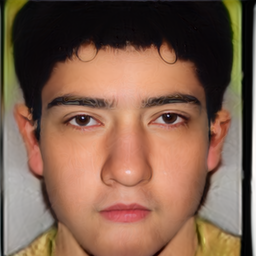
#> input picture data/images/SYN_22Q_001.png, 256 x 256 px; its folder holds only this picture in this run
$ python generate_augmented_data.py
#> lines starting #> are read from the running program, lines starting #| are printed output that depends on the picture
"""
Generate Augmented Images to Increase Dataset Size.
Creates multiple augmented versions of each original image and saves them to disk.
This effectively increases your dataset from 50 to 500+ images.
"""

import random
from pathlib import Path
from PIL import Image, ImageEnhance, ImageFilter
import numpy as np
from tqdm import tqdm


def augment_image(image: Image.Image, aug_type: int) -> Image.Image:
    """
    Apply a specific augmentation to an image.

    Args:
        image: PIL Image
        aug_type: Augmentation type (0-9)

    Returns:
        Augmented PIL Image
    """
    width, height = image.size

    if aug_type == 0:
        # Horizontal flip
        return image.transpose(Image.FLIP_LEFT_RIGHT)

    elif aug_type == 1:
        # Slight rotation left
        return image.rotate(random.uniform(-15, -5), resample=Image.BILINEAR, fillcolor=(128, 128, 128))

    elif aug_type == 2:
        # Slight rotation right
        return image.rotate(random.uniform(5, 15), resample=Image.BILINEAR, fillcolor=(128, 128, 128))

    elif aug_type == 3:
        # Brightness increase
        enhancer = ImageEnhance.Brightness(image)
        return enhancer.enhance(random.uniform(1.1, 1.3))

    elif aug_type == 4:
        # Brightness decrease
        enhancer = ImageEnhance.Brightness(image)
        return enhancer.enhance(random.uniform(0.7, 0.9))

    elif aug_type == 5:
        # Contrast increase
        enhancer = ImageEnhance.Contrast(image)
        return enhancer.enhance(random.uniform(1.1, 1.4))

    elif aug_type == 6:
        # Saturation change
        enhancer = ImageEnhance.Color(image)
        return enhancer.enhance(random.uniform(0.8, 1.2))

    elif aug_type == 7:
        # Slight zoom (center crop + resize)
        crop_percent = random.uniform(0.85, 0.95)
        new_w = int(width * crop_percent)
        new_h = int(height * crop_percent)
        left = (width - new_w) // 2
        top = (height - new_h) // 2
        cropped = image.crop((left, top, left + new_w, top + new_h))
        return cropped.resize((width, height), Image.BILINEAR)

    elif aug_type == 8:
        # Slight blur
        return image.filter(ImageFilter.GaussianBlur(radius=random.uniform(0.5, 1.5)))

    elif aug_type == 9:
        # Flip + rotation
        flipped = image.transpose(Image.FLIP_LEFT_RIGHT)
        return flipped.rotate(random.uniform(-10, 10), resample=Image.BILINEAR, fillcolor=(128, 128, 128))

    return image


def generate_augmented_dataset(
    source_dir: Path,
    output_dir: Path,
    num_augmentations: int = 10
):
    """
    Generate augmented images from source directory.

    Supports two formats:
    1. Flat structure: data/images/SYN_CODE_001.png (extracts syndrome from filename)
    2. Folder structure: data/images/SYN_CODE/001.png (uses folder name)

    Args:
        source_dir: Directory with images (flat or with syndrome subfolders)
        output_dir: Output directory for augmented images
        num_augmentations: Number of augmented versions per original image
    """
#> called with num_augmentations = 10
    source_dir = Path(source_dir)
    output_dir = Path(output_dir)

    print(f"Source: {source_dir}")
    print(f"Source exists: {source_dir.exists()}")
    print(f"Source is absolute: {source_dir.is_absolute()}")
    print(f"Output: {output_dir}")
    print(f"Augmentations per image: {num_augmentations}")
    print()

    # Check if source directory exists
    if not source_dir.exists():
        print(f"❌ ERROR: Source directory does not exist: {source_dir}")
        print(f"   Absolute path: {source_dir.absolute()}")
        print(f"   Current working directory: {Path.cwd()}")
        print()
        print("   Please ensure the data/images folder exists with images.")
        return

    # List contents
    contents = list(source_dir.iterdir())
    print(f"Source directory contents ({len(contents)} items):")
    for item in contents[:10]:
        print(f"   {item.name}")
    if len(contents) > 10:
        print(f"   ... and {len(contents) - 10} more")
    print()

    total_original = 0
    total_generated = 0

    # Check if source has subfolders or flat files
    has_subfolders = any(p.is_dir() for p in contents)

    if has_subfolders:
        # Process each syndrome folder
        for syndrome_folder in source_dir.iterdir():
            if not syndrome_folder.is_dir():
                continue

            # Create output folder for this syndrome
            output_syndrome_dir = output_dir / syndrome_folder.name
            output_syndrome_dir.mkdir(parents=True, exist_ok=True)

            # Get all images in this folder
            images = list(syndrome_folder.glob("*.png")) + \
                list(syndrome_folder.glob("*.jpg"))

            print(
                f"Processing {syndrome_folder.name}: {len(images)} original images")

            for img_path in tqdm(images, desc=f"  {syndrome_folder.name}"):
                orig, gen = process_single_image(
                    img_path, output_syndrome_dir, num_augmentations)
                total_original += orig
                total_generated += gen
    else:
        # Flat structure - extract syndrome from filename (e.g., SYN_CdLS_001.png)
        images = list(source_dir.glob("*.png")) + \
            list(source_dir.glob("*.jpg"))

        # Group by syndrome code
        syndrome_images = {}
        for img_path in images:
            # Extract syndrome code from filename like SYN_CdLS_001.png
            parts = img_path.stem.split("_")
            if len(parts) >= 2:
                syndrome_code = f"{parts[0]}_{parts[1]}"  # e.g., "SYN_CdLS"
            else:
                syndrome_code = "unknown"

            if syndrome_code not in syndrome_images:
                syndrome_images[syndrome_code] = []
            syndrome_images[syndrome_code].append(img_path)

        print(
            f"Found {len(images)} images across {len(syndrome_images)} syndromes")
        print()

        for syndrome_code, img_list in syndrome_images.items():
            output_syndrome_dir = output_dir / syndrome_code
            output_syndrome_dir.mkdir(parents=True, exist_ok=True)

            print(
                f"Processing {syndrome_code}: {len(img_list)} original images")

            for img_path in tqdm(img_list, desc=f"  {syndrome_code}"):
                orig, gen = process_single_image(
                    img_path, output_syndrome_dir, num_augmentations)
                total_original += orig
                total_generated += gen

    print()
    print("=" * 60)
    print(f"DATASET EXPANSION COMPLETE")
    print("=" * 60)
    print(f"Original images: {total_original}")
    print(f"Total images generated: {total_generated}")
    print(f"Expansion factor: {total_generated / max(total_original, 1):.1f}x")
    print(f"Output directory: {output_dir}")
    print("=" * 60)


def process_single_image(img_path: Path, output_dir: Path, num_augmentations: int):
    """Process a single image and generate augmentations."""
#> called with num_augmentations = 10
    total_original = 0
    total_generated = 0

    try:
        # Load original image
        original = Image.open(img_path).convert('RGB')
#> original is the input picture: PIL image 256x256 RGB; mean R, G, B 129.1, 96.4, 77.8
        total_original += 1

        # Save original (copy)
        original_name = img_path.stem
        original.save(output_dir / f"{original_name}_orig.png")
        total_generated += 1

        # Generate augmented versions
        for aug_idx in range(num_augmentations):
            aug_type = aug_idx % 10  # Cycle through augmentation types

            # Apply augmentation
            augmented = augment_image(original, aug_type)

            # Save augmented image
            aug_name = f"{original_name}_aug{aug_idx:02d}.png"
            augmented.save(output_dir / aug_name)
            total_generated += 1
#> this loop made 10 passes
#> pass 1, in process_single_image, `augmented = augment_image(original, aug_type)`:
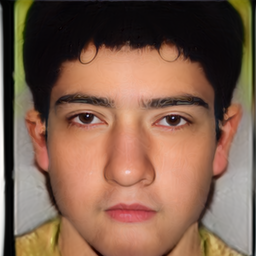
#> augmented: PIL image 256x256 RGB; mean R, G, B 129.1, 96.4, 77.8
#> pass 2, in process_single_image, `augmented = augment_image(original, aug_type)`:
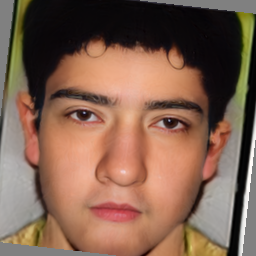
#> augmented: PIL image 256x256 RGB; mean R, G, B 130.5, 98.3, 80.6
#> pass 3, in process_single_image, `augmented = augment_image(original, aug_type)`:
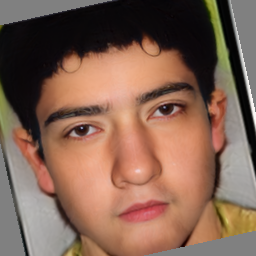
#> augmented: PIL image 256x256 RGB; mean R, G, B 131.7, 99.6, 83.2
#> after the loop:
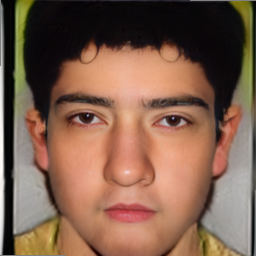
#> augmented: PIL image 256x256 RGB; mean R, G, B 128.6, 96, 77.4
#> after the loop, total_generated = 11

    except Exception as e:
        print(f"Error processing {img_path}: {e}")

    return total_original, total_generated


if __name__ == "__main__":
    import argparse

    parser = argparse.ArgumentParser(
        description="Generate augmented images to increase dataset size")
    parser.add_argument(
        "--source", default="data/images", help="Source image directory")
    parser.add_argument(
        "--output", default="data/images_augmented", help="Output directory")
    parser.add_argument("--num-aug", type=int, default=10,
                        help="Number of augmentations per image")

    args = parser.parse_args()

    generate_augmented_dataset(
        source_dir=Path(args.source),
        output_dir=Path(args.output),
        num_augmentations=args.num_aug
    )
#> in generate_augmented_dataset, `orig, gen = process_single_image( img_path, output_syndrome_dir, num_a..`: orig = 1; gen = 11
#> in generate_augmented_dataset, `total_original += orig`: total_original = 1
#> in generate_augmented_dataset, `total_generated += gen`: total_generated = 11
#| Original images: 1
#| Total images generated: 11
#| Expansion factor: 11.0x

$ run again, on data/images/SYN_22Q_005.png
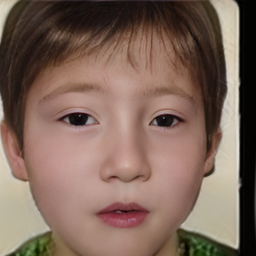
#> input picture data/images/SYN_22Q_005.png, 256 x 256 px
#> in process_single_image, original is the input picture: PIL image 256x256 RGB; mean R, G, B 127.1, 102.5, 90.3
#> the loop in process_single_image, `for aug_idx in range(num_augmentations):` made 10 passes
#> pass 3, in process_single_image, `augmented = augment_image(original, aug_type)`:
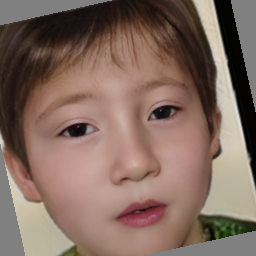
#> augmented: PIL image 256x256 RGB; mean R, G, B 130.8, 106.9, 95.9
#> after the loop in process_single_image, `for aug_idx in range(num_augmentations):`:
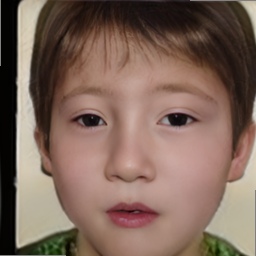
#> augmented: PIL image 256x256 RGB; mean R, G, B 126.8, 102.3, 90.1
#> after the loop in process_single_image, `for aug_idx in range(num_augmentations):`: total_generated = 11
#> orig = 1; gen = 11
#> total_original = 1
#> in generate_augmented_dataset, `total_generated += gen`: total_generated = 11
#| Original images: 1
#| Total images generated: 11
#| Expansion factor: 11.0x

$ run again, on data/images/SYN_AS_001.png
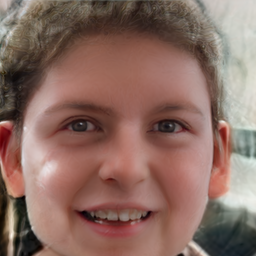
#> input picture data/images/SYN_AS_001.png, 256 x 256 px
#> in process_single_image, original is the input picture: PIL image 256x256 RGB; mean R, G, B 138.8, 107.9, 98.2
#> the loop in process_single_image, `for aug_idx in range(num_augmentations):` made 10 passes
#> pass 3, in process_single_image, `augmented = augment_image(original, aug_type)`:
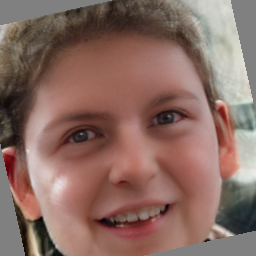
#> augmented: PIL image 256x256 RGB; mean R, G, B 138, 107.6, 98.7
#> after the loop in process_single_image, `for aug_idx in range(num_augmentations):`:
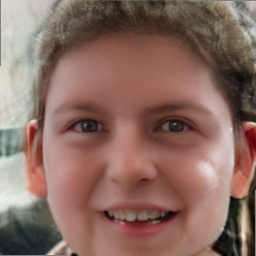
#> augmented: PIL image 256x256 RGB; mean R, G, B 138.3, 107.4, 97.8
#> after the loop in process_single_image, `for aug_idx in range(num_augmentations):`: total_generated = 11
#> orig = 1; gen = 11
#> total_original = 1
#> in generate_augmented_dataset, `total_generated += gen`: total_generated = 11
#| Original images: 1
#| Total images generated: 11
#| Expansion factor: 11.0x

$ run again, on data/images/SYN_AS_002.png
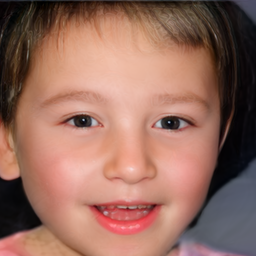
#> input picture data/images/SYN_AS_002.png, 256 x 256 px
#> in process_single_image, original is the input picture: PIL image 256x256 RGB; mean R, G, B 150.4, 107.9, 94.5
#> the loop in process_single_image, `for aug_idx in range(num_augmentations):` made 10 passes
#> pass 1, in process_single_image, `augmented = augment_image(original, aug_type)`:
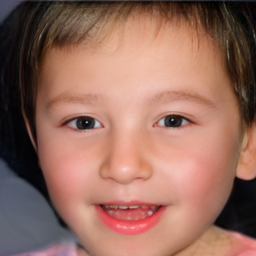
#> augmented: PIL image 256x256 RGB; mean R, G, B 150.4, 107.9, 94.5
#> pass 3, in process_single_image, `augmented = augment_image(original, aug_type)`:
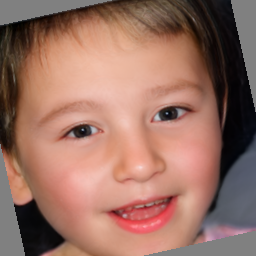
#> augmented: PIL image 256x256 RGB; mean R, G, B 153.5, 112.6, 99.4
#> after the loop in process_single_image, `for aug_idx in range(num_augmentations):`: total_generated = 11
#> orig = 1; gen = 11
#> total_original = 1
#> in generate_augmented_dataset, `total_generated += gen`: total_generated = 11
#| Original images: 1
#| Total images generated: 11
#| Expansion factor: 11.0x

$ run again, on data/images/SYN_22Q_002.png
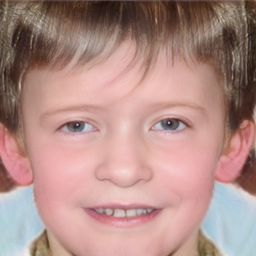
#> input picture data/images/SYN_22Q_002.png, 256 x 256 px
#> in process_single_image, original is the input picture: PIL image 256x256 RGB; mean R, G, B 177.3, 141.5, 135.3
#> after the loop in process_single_image, `for aug_idx in range(num_augmentations):`:
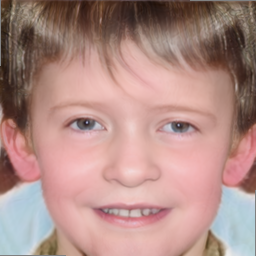
#> augmented: PIL image 256x256 RGB; mean R, G, B 176.7, 141, 134.8
#> after the loop in process_single_image, `for aug_idx in range(num_augmentations):`: total_generated = 11
#> orig = 1; gen = 11
#> total_original = 1
#> in generate_augmented_dataset, `total_generated += gen`: total_generated = 11
#| Original images: 1
#| Total images generated: 11
#| Expansion factor: 11.0x
